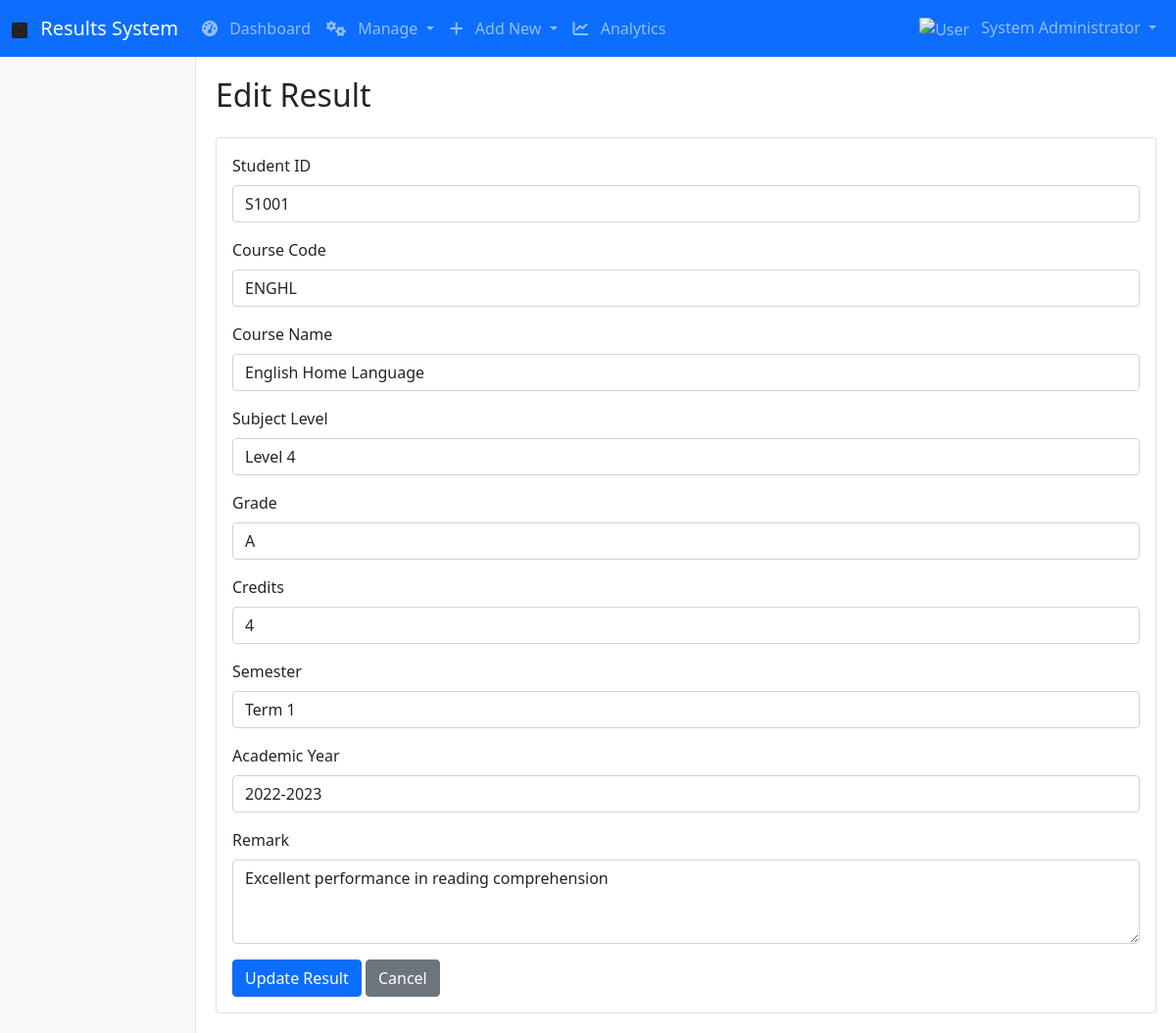
Before: /admin/edit_result/1 (signed in) with the older database file.
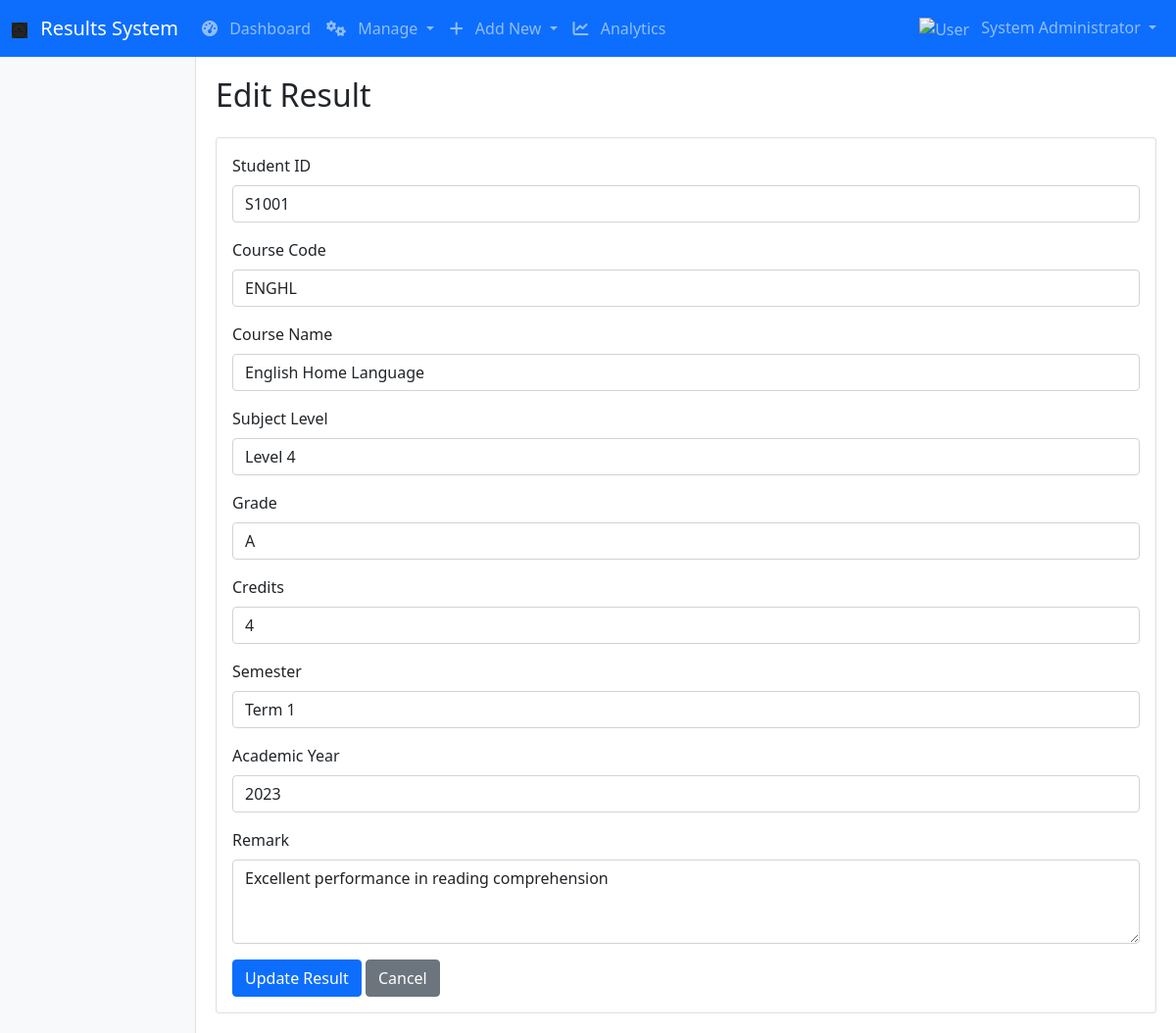
After: the same page with the newer database file.
### tables this page shows
CREATE TABLE results
                 (id INTEGER PRIMARY KEY AUTOINCREMENT,
                 student_id TEXT NOT NULL,
                 course_code TEXT NOT NULL,
                 course_name TEXT NOT NULL,
                 subject_level TEXT,
                 grade TEXT NOT NULL,
                 credits INTEGER,
                 semester TEXT NOT NULL,
                 academic_year TEXT NOT NULL,
                 remark TEXT,
                 created_at TEXT DEFAULT CURRENT_TIMESTAMP,
                 updated_at TEXT DEFAULT CURRENT_TIMESTAMP,
                 FOREIGN KEY (student_id) REFERENCES students (student_id));

### app.py (the view)
    def decorated_function(*args, **kwargs):
        if 'role' not in session or session['role'] != 'admin':
            flash('Admin access required.', 'danger')
            return redirect(url_for('login'))
        return f(*args, **kwargs)

### app.py (called while the page is built, shortened)
def get_db_connection():
    conn = sqlite3.connect('results.db')
    conn.row_factory = sqlite3.Row
    return conn

def admin_required(f):
    def decorated_function(*args, **kwargs):
        if 'role' not in session or session['role'] != 'admin':
            flash('Admin access required.', 'danger')
            return redirect(url_for('login'))
        return f(*args, **kwargs)
    decorated_function.__name__ = f.__name__
    return decorated_function

@app.context_processor
def utility_processor():
    def now(format='%Y-%m-%d %H:%M'):
        return datetime.now().strftime(format)
    return dict(now=now)

@app.route('/admin/edit_result/<int:result_id>', methods=['GET', 'POST'])
@admin_required
def edit_result(result_id):
    conn = get_db_connection()
    result = conn.execute('''
        SELECT r.*, s.full_name
        FROM results r
        JOIN students s ON r.student_id = s.student_id
        WHERE r.id = ?
    ''', (result_id,)).fetchone()
    conn.close()
    if not result:
        flash('Result not found.', 'danger')
        return redirect(url_for('manage_results'))
    return render_template('edit_result.html', result=result, subjects=SUBJECTS)

### templates/edit_result.html
{% extends "base.html" %}
{% block content %}
<h2 class="mb-4">Edit Result</h2>
<div class="card">
    <div class="card-body">
        <form method="POST">
            <div class="mb-3">
                <label for="student_id" class="form-label">Student ID</label>
                <input type="text" class="form-control" id="student_id" name="student_id" value="{{ result.student_id }}" required>
            </div>
            <div class="mb-3">
                <label for="course_code" class="form-label">Course Code</label>
                <input type="text" class="form-control" id="course_code" name="course_code" value="{{ result.course_code }}" required>
            </div>
            <div class="mb-3">
                <label for="course_name" class="form-label">Course Name</label>
                <input type="text" class="form-control" id="course_name" name="course_name" value="{{ result.course_name }}" required>
            </div>
            <div class="mb-3">
                <label for="subject_level" class="form-label">Subject Level</label>
                <input type="text" class="form-control" id="subject_level" name="subject_level" value="{{ result.subject_level }}">
            </div>
            <div class="mb-3">
                <label for="grade" class="form-label">Grade</label>
                <input type="text" class="form-control" id="grade" name="grade" value="{{ result.grade }}" required>
            </div>
            <div class="mb-3">
                <label for="credits" class="form-label">Credits</label>
                <input type="number" class="form-control" id="credits" name="credits" value="{{ result.credits }}" required>
            </div>
            <div class="mb-3">
                <label for="semester" class="form-label">Semester</label>
                <input type="text" class="form-control" id="semester" name="semester" value="{{ result.semester }}" required>
            </div>
            <div class="mb-3">
                <label for="academic_year" class="form-label">Academic Year</label>
                <input type="text" class="form-control" id="academic_year" name="academic_year" value="{{ result.academic_year }}" required>
            </div>
            <div class="mb-3">
                <label for="remark" class="form-label">Remark</label>
                <textarea class="form-control" id="remark" name="remark" rows="3">{{ result.remark }}</textarea>
            </div>
            <button type="submit" class="btn btn-primary">Update Result</button>
            <a href="{{ url_for('manage_results') }}" class="btn btn-secondary">Cancel</a>
        </form>
    </div>
</div>
{% endblock %}

Changed rows visible on the page:
changed results "ENGHL": academic_year "2022-2023" → "2023"
